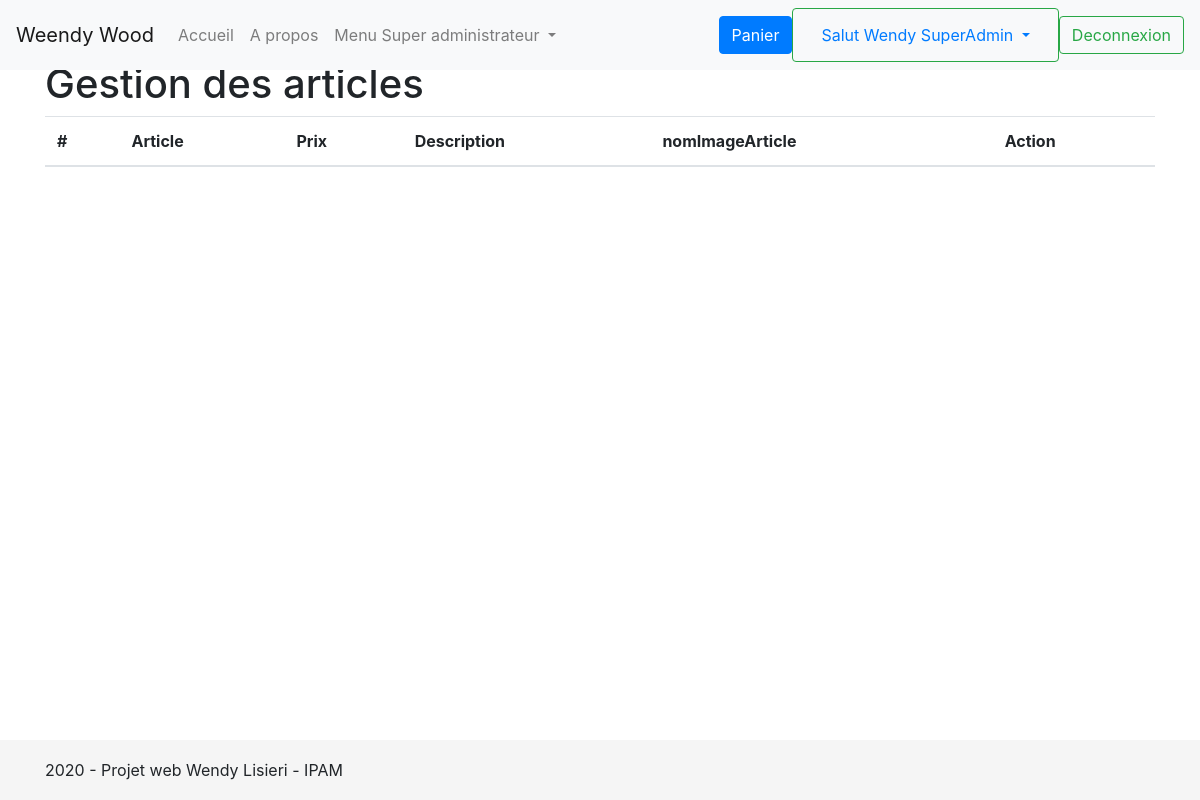
Page /adminReactiverArticleListe (signed in) on the earlier database version.
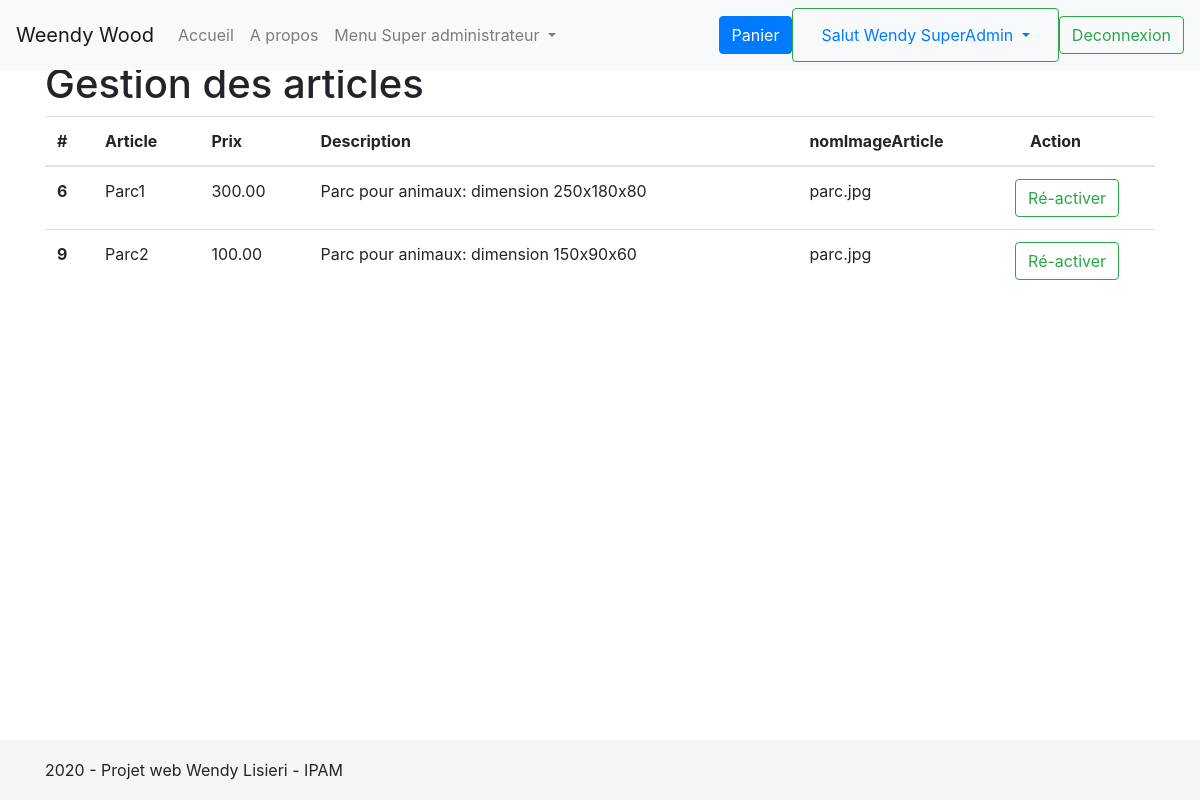
Same page on the later database version.
### tables this page shows
CREATE TABLE articles (idArticle INT PRIMARY KEY AUTO_INCREMENT, nomArticle VARCHAR(255), prixArticle NUMERIC (10,2), descriptionArticle VARCHAR(500), nomImageArticle VARCHAR(255), isActive INT);

### controllers/adminReactiverArticleListe.php (called while the page is built, shortened)
<?php
require 'models/article.php';
$articles = getArticles();
include 'views/adminReactiverArticleListe.php';
?>

### models/article.php (called while the page is built, shortened)
<?php
function getArticles() {
    $db = getDb();
    $reponse = $db->query('SELECT * FROM articles');
    $donnees = $reponse->fetchAll();
    return $donnees;
}
?>

### views/adminReactiverArticleListe.php (the view, shortened to what this page needs)
<table class="table">
    <thead>
        <tr>
            <th scope="col">#</th>
            <th scope="col">Article</th>
            <th scope="col">Prix</th>
            <th scope="col">Description</th>
            <th scope="col">nomImageArticle</th>
            <th scope="col">Action</th>
        </tr>
    </thead>
    <tbody>
        <?php foreach($articles as $article):?>
			<?php if ($article['isActive'] == 0):?>
			<tr>
				<th scope="row"><?=$article['idArticle']?></th>
				<td><?=$article['nomArticle']?></td>
				<td><?=$article['prixArticle']?></td>
				<td><?=$article['descriptionArticle']?></td>
				<td><?=$article['nomImageArticle']?></td>
				<td>
					 <div class="row">
						<button type="button" class="btn btn-outline-success" data-toggle="modal" data-target="#modal<?=$article['idArticle']?>">
							Ré-activer
						</button>
					</div>
				</td>
			</tr>
			 <?php endif ?>
        <?php endforeach ?>
    </tbody>
</table>
<?php
include 'includes/layout.php';
?>

Differences in the rows shown:
added articles: idArticle "6", nomArticle "Parc1", prixArticle "300.00", descriptionArticle "Parc pour animaux: dimension 250x180x80", nomImageArticle "parc.jpg"
added articles: idArticle "9", nomArticle "Parc2", prixArticle "100.00", descriptionArticle "Parc pour animaux: dimension 150x90x60", nomImageArticle "parc.jpg"
